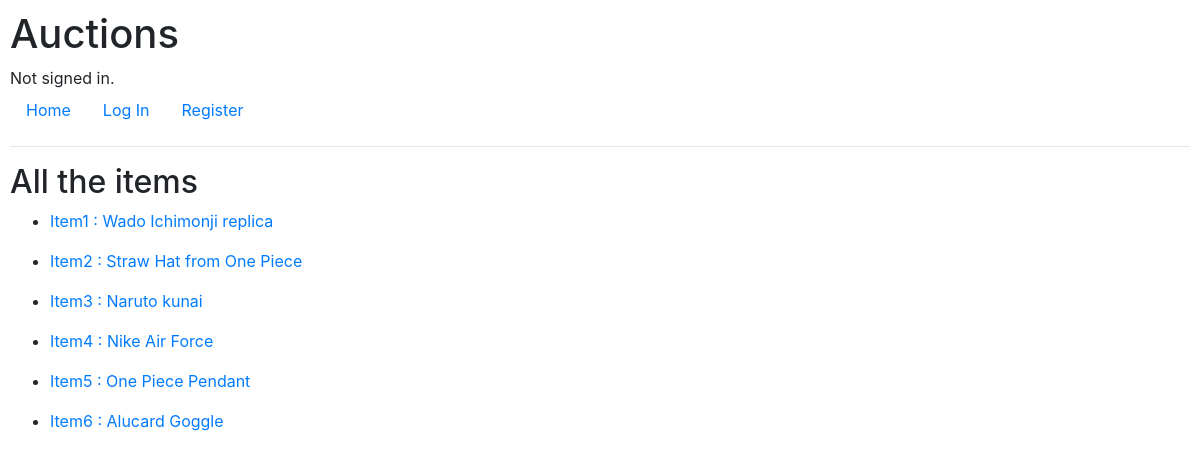
Page /category/2 on the committed database.
### auctions/models.py (models this page shows)
class Listing(models.Model):
    user=models.CharField(max_length=100, null=True)
    title= models.CharField(max_length=100)
    description=models.TextField()
    price=models.IntegerField()
    current_bid=models.IntegerField(null=True)
    category=models.CharField(max_length=100, null=True)
    image_url=models.URLField(default='google.com')
    sold=models.BooleanField(default=False)
    def __str__(self):
        return self.title

### auctions/views.py (the view)
# urls.py: path("category/<int:category_id>", views.show_category, name="listcategory"),
def show_category(request, category_id):
    cate=Category.objects.get(pk=category_id)
    listing=Listing.objects.filter(category=cate)
    return render(request, "auctions/cate.html",{
        "listings":listing
    })

### auctions/models.py (called while the page is built)
    def __str__(self):
        return self.cat

### auctions/templates/auctions/cate.html
{% extends "auctions/layout.html" %}
{% block body %}
    <h2>All the items</h2>
    {% for listing in listings %}
        <ul>
            <li><a href="{% url 'item' listing.id %}">Item{{listing.id}} : {{listing}}</a></li>
        </ul>
    {% endfor %}
{% endblock %}

### auctions/templates/auctions/layout.html (shortened to what this page needs)
{% load static %}
<!DOCTYPE html>
<html lang="en">
    <head>
        <link rel="stylesheet" href="https://stackpath.bootstrapcdn.com/bootstrap/4.4.1/css/bootstrap.min.css">
        <link href="{% static 'auctions/styles.css' %}" rel="stylesheet">
    </head>
    <body>
        <h1>Auctions</h1>
        <div>
            {% if user.is_authenticated %}
                Signed in as <strong>{{ user.username }}</strong>.
            {% else %}
                Not signed in.
            {% endif %}
        </div>
        <ul class="nav">
            <li class="nav-item">
                <a class="nav-link" href="{% url 'index' %}">Home</a>
            </li>
            {% if user.is_authenticated %}
                <li class="nav-item">
                    <a class="nav-link" href="{% url 'logout' %}">Log Out</a>
                </li>
            {% else %}
                <li class="nav-item">
                    <a class="nav-link" href="{% url 'login' %}">Log In</a>
                </li>
                <li class="nav-item">
                    <a class="nav-link" href="{% url 'register' %}">Register</a>
                </li>
            {% endif %}
        </ul>
        <hr>
        {% block body %}
        {% endblock %}
    </body>
</html>

### auctions/static/auctions/styles.css (style rules this page uses)
body { padding: 10px; }

### rows in the picture
Listing: id "1", title "Wado Ichimonji replica"
Listing: id "2", title "Straw Hat from One Piece"
Listing: id "3", title "Naruto kunai"
Listing: id "4", title "Nike Air Force"
Listing: id "5", title "One Piece Pendant"
Listing: id "6", title "Alucard Goggle"
